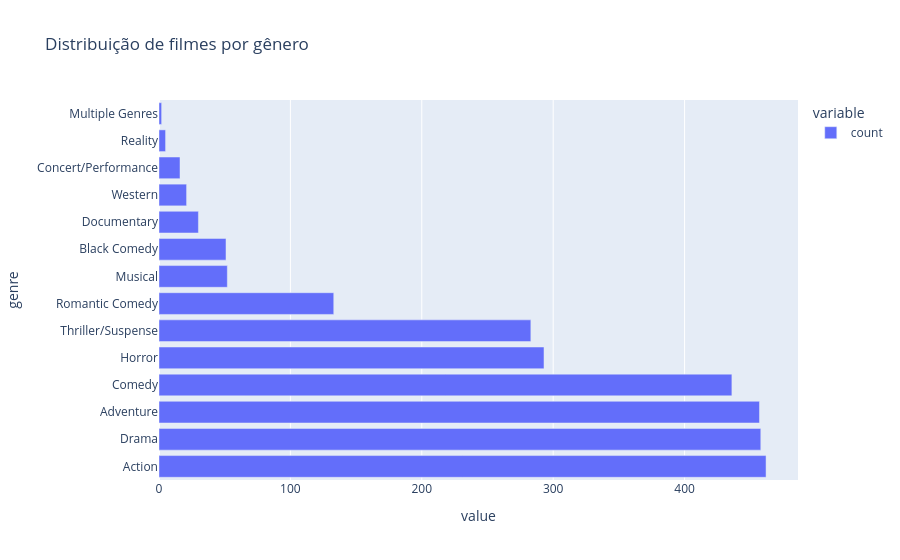

The notebook cell this image was saved under:
### Code cell
df_generos = df['genre'].value_counts()

fig = px.bar(
    df_generos,
    title='Distribuição de filmes por gênero',
    orientation='h'
)

fig.show()

### Figure 1 — Plotly figure (JSON) as saved in the notebook; plotly's stock layout.template omitted (floating-point values rounded to 4 significant figures)
{"data": [{"hovertemplate": "variable=count<br>value=%{x}<br>genre=%{y}<extra></extra>", "legendgroup": "count", "marker": {"color": "#636efa", "pattern": {"shape": ""}}, "name": "count", "orientation": "h", "showlegend": true, "textposition": "auto", "type": "bar", "x": [462, 458, 457, 436, 293, 283, 133, 52, 51, 30, 21, 16, 5, 2], "xaxis": "x", "y": ["Action", "Drama", "Adventure", "Comedy", "Horror", "Thriller/Suspense", "Romantic Comedy", "Musical", "Black Comedy", "Documentary", "Western", "Concert/Performance", "Reality", "Multiple Genres"], "yaxis": "y"}], "layout": {"barmode": "relative", "legend": {"title": {"text": "variable"}, "tracegroupgap": 0}, "title": {"text": "Distribuição de filmes por gênero"}, "xaxis": {"anchor": "y", "domain": [0, 1], "title": {"text": "value"}}, "yaxis": {"anchor": "x", "domain": [0, 1], "title": {"text": "genre"}}}}
